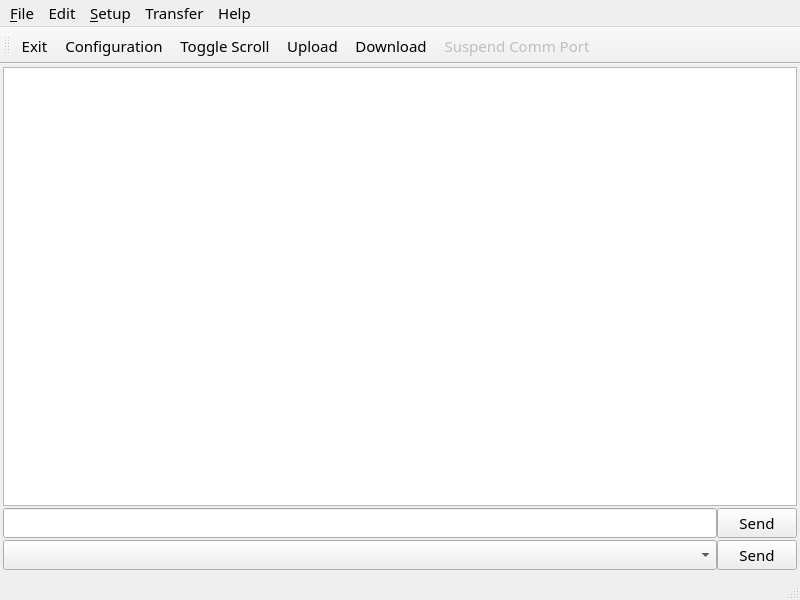
<?xml version="1.0" encoding="UTF-8"?>
<ui version="4.0">
 <class>MainWindow</class>
 <widget class="QMainWindow" name="MainWindow">
  <property name="windowModality">
   <enum>Qt::NonModal</enum>
  </property>
  <property name="geometry">
   <rect>
    <x>0</x>
    <y>0</y>
    <width>800</width>
    <height>600</height>
   </rect>
  </property>
  <property name="font">
   <font>
    <family>Cascadia Mono</family>
    <pointsize>11</pointsize>
    <weight>50</weight>
    <italic>false</italic>
    <bold>false</bold>
   </font>
  </property>
  <property name="windowTitle">
   <string>AT Terminal</string>
  </property>
  <property name="layoutDirection">
   <enum>Qt::LeftToRight</enum>
  </property>
  <property name="styleSheet">
   <string notr="true">font: 11pt &quot;Cascadia Mono&quot;;</string>
  </property>
  <widget class="QWidget" name="centralwidget">
   <property name="styleSheet">
    <string notr="true"/>
   </property>
   <layout class="QGridLayout" name="gridLayout">
    <property name="leftMargin">
     <number>3</number>
    </property>
    <property name="topMargin">
     <number>3</number>
    </property>
    <property name="rightMargin">
     <number>3</number>
    </property>
    <property name="bottomMargin">
     <number>3</number>
    </property>
    <property name="horizontalSpacing">
     <number>0</number>
    </property>
    <property name="verticalSpacing">
     <number>2</number>
    </property>
    <item row="1" column="0">
     <widget class="QLineEdit" name="sendEdit">
      <property name="toolTip">
       <string>Enter command</string>
      </property>
      <property name="statusTip">
       <string>Enter Command</string>
      </property>
     </widget>
    </item>
    <item row="2" column="0">
     <widget class="QComboBox" name="historyBox">
      <property name="toolTip">
       <string>Select Historical command</string>
      </property>
      <property name="statusTip">
       <string>Select Historical command</string>
      </property>
     </widget>
    </item>
    <item row="1" column="1">
     <widget class="QPushButton" name="btnSend">
      <property name="text">
       <string>Send</string>
      </property>
     </widget>
    </item>
    <item row="2" column="1">
     <widget class="QPushButton" name="btnSendHistory">
      <property name="text">
       <string>Send</string>
      </property>
     </widget>
    </item>
    <item row="0" column="0" colspan="2">
     <widget class="QTextBrowser" name="viewPort"/>
    </item>
   </layout>
  </widget>
  <widget class="QMenuBar" name="menubar">
   <property name="geometry">
    <rect>
     <x>0</x>
     <y>0</y>
     <width>800</width>
     <height>24</height>
    </rect>
   </property>
   <widget class="QMenu" name="menuFile">
    <property name="title">
     <string>&amp;File</string>
    </property>
    <addaction name="separator"/>
    <addaction name="actionExit"/>
   </widget>
   <widget class="QMenu" name="menuSetup">
    <property name="title">
     <string>&amp;Setup</string>
    </property>
    <addaction name="actionConfiguration"/>
    <addaction name="separator"/>
    <addaction name="actionAutoScroll"/>
    <addaction name="actionSuspend_Comm_Port"/>
   </widget>
   <widget class="QMenu" name="menuTransfer">
    <property name="title">
     <string>Transfer</string>
    </property>
    <addaction name="actionUpload"/>
    <addaction name="actionDownload"/>
   </widget>
   <widget class="QMenu" name="menuEdit">
    <property name="title">
     <string>Edit</string>
    </property>
    <addaction name="actionHistory"/>
   </widget>
   <widget class="QMenu" name="menuHelp">
    <property name="title">
     <string>Help</string>
    </property>
    <addaction name="actionAbout"/>
   </widget>
   <addaction name="menuFile"/>
   <addaction name="menuEdit"/>
   <addaction name="menuSetup"/>
   <addaction name="menuTransfer"/>
   <addaction name="menuHelp"/>
  </widget>
  <widget class="QStatusBar" name="statusbar"/>
  <widget class="QToolBar" name="toolBar">
   <property name="windowTitle">
    <string>toolBar</string>
   </property>
   <attribute name="toolBarArea">
    <enum>TopToolBarArea</enum>
   </attribute>
   <attribute name="toolBarBreak">
    <bool>false</bool>
   </attribute>
   <addaction name="actionExit"/>
   <addaction name="actionConfiguration"/>
   <addaction name="actionAutoScroll"/>
   <addaction name="actionUpload"/>
   <addaction name="actionDownload"/>
   <addaction name="actionSuspend_Comm_Port"/>
  </widget>
  <action name="actionExit">
   <property name="icon">
    <iconset resource="../images/images.qrc">
     <normaloff>:/images/exit.png</normaloff>:/images/exit.png</iconset>
   </property>
   <property name="text">
    <string>&amp;Exit</string>
   </property>
   <property name="statusTip">
    <string>Exit</string>
   </property>
   <property name="shortcut">
    <string>Ctrl+Q</string>
   </property>
  </action>
  <action name="actionUpload">
   <property name="icon">
    <iconset resource="../images/images.qrc">
     <normaloff>:/images/upload.png</normaloff>:/images/upload.png</iconset>
   </property>
   <property name="text">
    <string>Upload</string>
   </property>
   <property name="toolTip">
    <string>Upload</string>
   </property>
   <property name="statusTip">
    <string>Xmodem Send</string>
   </property>
  </action>
  <action name="actionAutoScroll">
   <property name="checkable">
    <bool>true</bool>
   </property>
   <property name="checked">
    <bool>false</bool>
   </property>
   <property name="icon">
    <iconset resource="../images/images.qrc">
     <normaloff>:/images/scroll-up.png</normaloff>:/images/scroll-up.png</iconset>
   </property>
   <property name="text">
    <string>Toggle Scroll</string>
   </property>
   <property name="statusTip">
    <string>Toggle Scroll</string>
   </property>
   <property name="shortcut">
    <string>Ctrl+Space</string>
   </property>
  </action>
  <action name="actionConfiguration">
   <property name="icon">
    <iconset resource="../images/images.qrc">
     <normaloff>:/images/settings-64.png</normaloff>:/images/settings-64.png</iconset>
   </property>
   <property name="text">
    <string>Configuration</string>
   </property>
   <property name="shortcut">
    <string>Ctrl+S</string>
   </property>
  </action>
  <action name="actionSuspend_Comm_Port">
   <property name="enabled">
    <bool>false</bool>
   </property>
   <property name="text">
    <string>Suspend Comm Port</string>
   </property>
  </action>
  <action name="actionHistory">
   <property name="icon">
    <iconset resource="../images/images.qrc">
     <normaloff>:/images/copy.png</normaloff>:/images/copy.png</iconset>
   </property>
   <property name="text">
    <string>History</string>
   </property>
  </action>
  <action name="actionAbout">
   <property name="text">
    <string>About</string>
   </property>
  </action>
  <action name="actionDownload">
   <property name="icon">
    <iconset resource="../images/images.qrc">
     <normaloff>:/images/download.png</normaloff>:/images/download.png</iconset>
   </property>
   <property name="text">
    <string>Download</string>
   </property>
  </action>
 </widget>
 <resources>
  <include location="../images/images.qrc"/>
 </resources>
 <connections/>
</ui>
